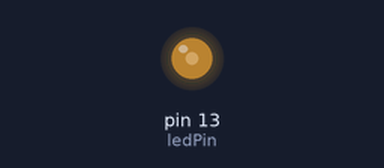
This sketch was run on a simulated Arduino Uno, built with avr-gcc and run on an emulated ATmega328P. Shown: output pins drawn as LEDs (lit = HIGH).

Above: at 0.1 s.
Timing chart, 0 to 1.6 s (numbered marks = the images above):
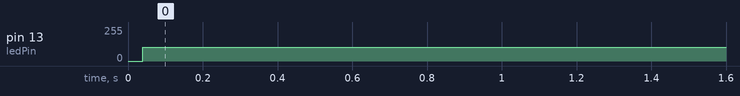

The sketch:

piscaLED.ino
```cpp
int ledPin = 13;
void setup() {
  // put your setup code here, to run once:
  pinMode(13, OUTPUT);
}

void loop() {
  // put your main code here, to run repeatedly:
  digitalWrite(ledPin, HIGH);   // liga o LED
                 // temporiza 1 segundo
  digitalWrite(ledPin, LOW);    // desliga o LED
                // aguarda mais um segundo
}
```

Measured:
- by itself, pin 13 (ledPin): 0/255 → 103/255 at 0.04 s
